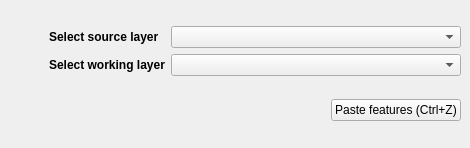
<?xml version="1.0" encoding="UTF-8"?>
<ui version="4.0">
 <class>NafiCpDockWidgetBase</class>
 <widget class="QDockWidget" name="NafiCpDockWidgetBase">
  <property name="geometry">
   <rect>
    <x>0</x>
    <y>0</y>
    <width>470</width>
    <height>148</height>
   </rect>
  </property>
  <property name="sizePolicy">
   <sizepolicy hsizetype="Preferred" vsizetype="Preferred">
    <horstretch>0</horstretch>
    <verstretch>0</verstretch>
   </sizepolicy>
  </property>
  <property name="minimumSize">
   <size>
    <width>416</width>
    <height>148</height>
   </size>
  </property>
  <property name="windowTitle">
   <string>NAFI Copy and Paste</string>
  </property>
  <widget class="QWidget" name="dockWidgetContents">
   <layout class="QGridLayout" name="gridLayout">
    <item row="4" column="0">
     <layout class="QHBoxLayout" name="horizontalLayout">
      <item>
       <spacer name="pasteFeaturesSpacer">
        <property name="orientation">
         <enum>Qt::Horizontal</enum>
        </property>
        <property name="sizeType">
         <enum>QSizePolicy::MinimumExpanding</enum>
        </property>
        <property name="sizeHint" stdset="0">
         <size>
          <width>40</width>
          <height>20</height>
         </size>
        </property>
       </spacer>
      </item>
      <item>
       <widget class="QPushButton" name="pasteFeaturesButton">
        <property name="sizePolicy">
         <sizepolicy hsizetype="Minimum" vsizetype="Fixed">
          <horstretch>0</horstretch>
          <verstretch>0</verstretch>
         </sizepolicy>
        </property>
        <property name="minimumSize">
         <size>
          <width>0</width>
          <height>0</height>
         </size>
        </property>
        <property name="maximumSize">
         <size>
          <width>16777215</width>
          <height>16777215</height>
         </size>
        </property>
        <property name="toolTip">
         <string>Click, or press the 'Q' key to paste features</string>
        </property>
        <property name="layoutDirection">
         <enum>Qt::RightToLeft</enum>
        </property>
        <property name="text">
         <string>Paste features (Ctrl+Z)</string>
        </property>
       </widget>
      </item>
     </layout>
    </item>
    <item row="0" column="0">
     <layout class="QHBoxLayout" name="layersLayout">
      <item>
       <layout class="QVBoxLayout" name="labelsLayout">
        <property name="sizeConstraint">
         <enum>QLayout::SetMinimumSize</enum>
        </property>
        <item>
         <layout class="QHBoxLayout" name="sourceLayerLayout">
          <item>
           <spacer name="sourceLayerSpacer">
            <property name="orientation">
             <enum>Qt::Horizontal</enum>
            </property>
            <property name="sizeType">
             <enum>QSizePolicy::Minimum</enum>
            </property>
            <property name="sizeHint" stdset="0">
             <size>
              <width>40</width>
              <height>20</height>
             </size>
            </property>
           </spacer>
          </item>
          <item>
           <widget class="QLabel" name="sourceLayerLabel">
            <property name="sizePolicy">
             <sizepolicy hsizetype="Preferred" vsizetype="Minimum">
              <horstretch>0</horstretch>
              <verstretch>0</verstretch>
             </sizepolicy>
            </property>
            <property name="maximumSize">
             <size>
              <width>150</width>
              <height>16777215</height>
             </size>
            </property>
            <property name="font">
             <font>
              <weight>75</weight>
              <bold>true</bold>
             </font>
            </property>
            <property name="text">
             <string>Select source layer</string>
            </property>
           </widget>
          </item>
         </layout>
        </item>
        <item>
         <layout class="QHBoxLayout" name="workingLayerLayout">
          <item>
           <spacer name="workingLayerSpacer">
            <property name="orientation">
             <enum>Qt::Horizontal</enum>
            </property>
            <property name="sizeType">
             <enum>QSizePolicy::Minimum</enum>
            </property>
            <property name="sizeHint" stdset="0">
             <size>
              <width>40</width>
              <height>20</height>
             </size>
            </property>
           </spacer>
          </item>
          <item>
           <widget class="QLabel" name="workingLayerLabel">
            <property name="sizePolicy">
             <sizepolicy hsizetype="Preferred" vsizetype="Minimum">
              <horstretch>0</horstretch>
              <verstretch>0</verstretch>
             </sizepolicy>
            </property>
            <property name="maximumSize">
             <size>
              <width>150</width>
              <height>16777215</height>
             </size>
            </property>
            <property name="font">
             <font>
              <weight>75</weight>
              <bold>true</bold>
             </font>
            </property>
            <property name="text">
             <string>Select working layer</string>
            </property>
           </widget>
          </item>
         </layout>
        </item>
       </layout>
      </item>
      <item>
       <layout class="QVBoxLayout" name="mapLayerComboBoxLayout">
        <item>
         <widget class="QgsMapLayerComboBox" name="sourceLayerComboBox">
          <property name="sizePolicy">
           <sizepolicy hsizetype="MinimumExpanding" vsizetype="Fixed">
            <horstretch>0</horstretch>
            <verstretch>0</verstretch>
           </sizepolicy>
          </property>
          <property name="minimumSize">
           <size>
            <width>200</width>
            <height>0</height>
           </size>
          </property>
          <property name="maximumSize">
           <size>
            <width>400</width>
            <height>16777215</height>
           </size>
          </property>
         </widget>
        </item>
        <item>
         <widget class="QgsMapLayerComboBox" name="workingLayerComboBox">
          <property name="sizePolicy">
           <sizepolicy hsizetype="MinimumExpanding" vsizetype="Fixed">
            <horstretch>0</horstretch>
            <verstretch>0</verstretch>
           </sizepolicy>
          </property>
          <property name="minimumSize">
           <size>
            <width>200</width>
            <height>0</height>
           </size>
          </property>
          <property name="maximumSize">
           <size>
            <width>400</width>
            <height>16777215</height>
           </size>
          </property>
         </widget>
        </item>
       </layout>
      </item>
     </layout>
    </item>
   </layout>
  </widget>
 </widget>
 <customwidgets>
  <customwidget>
   <class>QgsMapLayerComboBox</class>
   <extends>QComboBox</extends>
   <header>qgsmaplayercombobox.h</header>
  </customwidget>
 </customwidgets>
 <connections/>
</ui>
